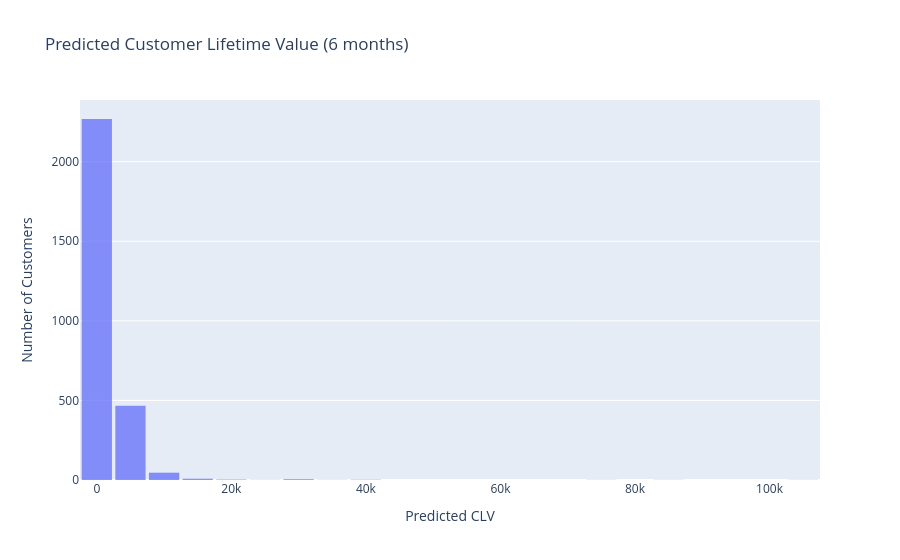
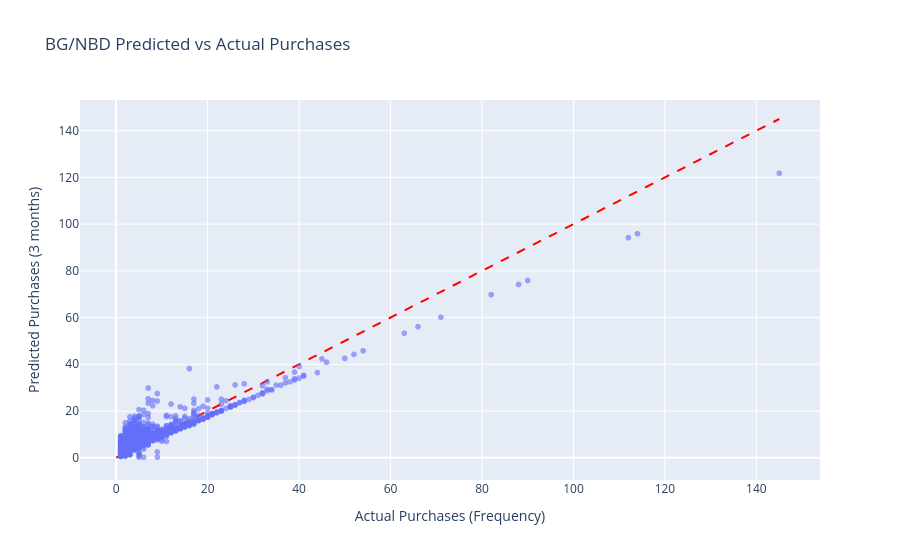
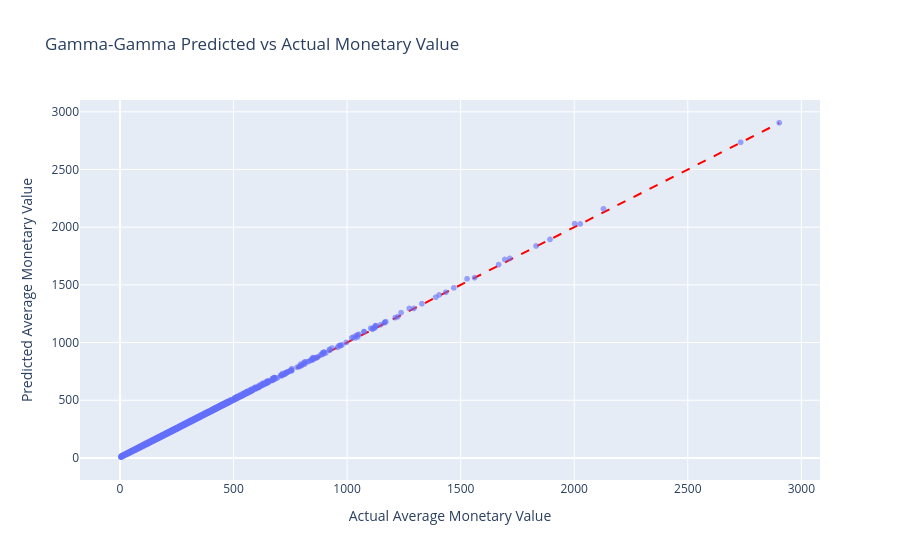

Source (notebook cell) for these figures, in order:
### Code cell
# histogram of Predicted CLV

fig = px.histogram(
    returning_customers,
    x='predicted_clv_6m',
    nbins=50,
    title='Predicted Customer Lifetime Value (6 months)',
    labels={'predicted_clv_6m': 'Predicted CLV'},
    opacity=0.75
)
fig.update_layout(
    xaxis_title='Predicted CLV',
    yaxis_title='Number of Customers',
    bargap=0.1
)
fig.show()


# predicted vs Actual Purchases Scatter Plot

fig = px.scatter(
    returning_customers,
    x='frequency',
    y='predicted_purchases_3m',
    opacity=0.6,
    labels={'frequency': 'Actual Purchases (Frequency)', 
            'predicted_purchases_3m': 'Predicted Purchases (3 months)'},
    title='BG/NBD Predicted vs Actual Purchases'
)

fig.add_trace(
    go.Scatter(
        x=[0, returning_customers['frequency'].max()],
        y=[0, returning_customers['frequency'].max()],
        mode='lines',
        line=dict(color='red', dash='dash'),
        showlegend=False
    )
)
fig.show()


# predicted vs Actual Monetary Value Scatter Plot

fig = px.scatter(
    returning_customers,
    x='monetary_value',
    y='expected_avg_value',
    opacity=0.6,
    labels={'monetary_value': 'Actual Average Monetary Value', 
            'expected_avg_value': 'Predicted Average Monetary Value'},
    title='Gamma-Gamma Predicted vs Actual Monetary Value'
)

fig.add_trace(
    go.Scatter(
        x=[0, returning_customers['monetary_value'].max()],
        y=[0, returning_customers['monetary_value'].max()],
        mode='lines',
        line=dict(color='red', dash='dash'),
        showlegend=False
    )
)
fig.show()

### Figure 1 — Plotly figure (JSON) as saved in the notebook; plotly's stock layout.template omitted (floating-point values rounded to 4 significant figures; data arrays with more than 128 entries replaced by an {"elided": "..."} marker saying what was removed)
{"data": [{"bingroup": "x", "hovertemplate": "Predicted CLV=%{x}<br>count=%{y}<extra></extra>", "legendgroup": "", "marker": {"color": "#636efa", "opacity": 0.75, "pattern": {"shape": ""}}, "name": "", "nbinsx": 50, "orientation": "v", "showlegend": false, "type": "histogram", "x": {"elided": "2804 float values"}, "xaxis": "x", "yaxis": "y"}], "layout": {"bargap": 0.1, "barmode": "relative", "legend": {"tracegroupgap": 0}, "title": {"text": "Predicted Customer Lifetime Value (6 months)"}, "xaxis": {"anchor": "y", "domain": [0, 1], "title": {"text": "Predicted CLV"}}, "yaxis": {"anchor": "x", "domain": [0, 1], "title": {"text": "Number of Customers"}}}}

### Figure 2 — Plotly figure (JSON) as saved in the notebook; plotly's stock layout.template omitted (floating-point values rounded to 4 significant figures; data arrays with more than 128 entries replaced by an {"elided": "..."} marker saying what was removed)
{"data": [{"hovertemplate": "Actual Purchases (Frequency)=%{x}<br>Predicted Purchases (3 months)=%{y}<extra></extra>", "legendgroup": "", "marker": {"color": "#636efa", "opacity": 0.6, "symbol": "circle"}, "mode": "markers", "name": "", "showlegend": false, "type": "scattergl", "x": {"elided": "2804 float values"}, "xaxis": "x", "y": {"elided": "2804 float values"}, "yaxis": "y"}, {"line": {"color": "red", "dash": "dash"}, "mode": "lines", "showlegend": false, "type": "scatter", "x": [0, 145], "y": [0, 145]}], "layout": {"legend": {"tracegroupgap": 0}, "title": {"text": "BG/NBD Predicted vs Actual Purchases"}, "xaxis": {"anchor": "y", "domain": [0, 1], "title": {"text": "Actual Purchases (Frequency)"}}, "yaxis": {"anchor": "x", "domain": [0, 1], "title": {"text": "Predicted Purchases (3 months)"}}}}

### Figure 3 — Plotly figure (JSON) as saved in the notebook; plotly's stock layout.template omitted (floating-point values rounded to 4 significant figures; data arrays with more than 128 entries replaced by an {"elided": "..."} marker saying what was removed)
{"data": [{"hovertemplate": "Actual Average Monetary Value=%{x}<br>Predicted Average Monetary Value=%{y}<extra></extra>", "legendgroup": "", "marker": {"color": "#636efa", "opacity": 0.6, "symbol": "circle"}, "mode": "markers", "name": "", "showlegend": false, "type": "scattergl", "x": {"elided": "2804 float values"}, "xaxis": "x", "y": {"elided": "2804 float values"}, "yaxis": "y"}, {"line": {"color": "red", "dash": "dash"}, "mode": "lines", "showlegend": false, "type": "scatter", "x": [0, 2903.0], "y": [0, 2903.0]}], "layout": {"legend": {"tracegroupgap": 0}, "title": {"text": "Gamma-Gamma Predicted vs Actual Monetary Value"}, "xaxis": {"anchor": "y", "domain": [0, 1], "title": {"text": "Actual Average Monetary Value"}}, "yaxis": {"anchor": "x", "domain": [0, 1], "title": {"text": "Predicted Average Monetary Value"}}}}
